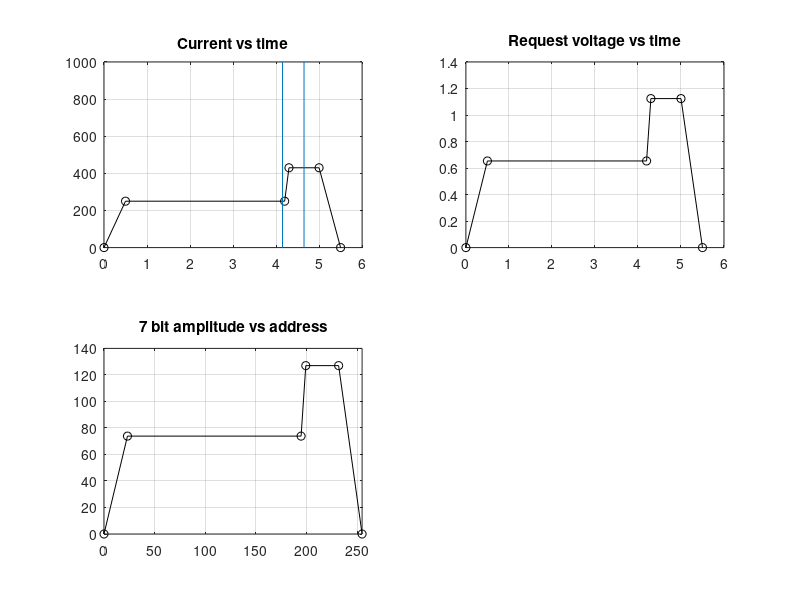

The MATLAB source for this figure:
% Programming the Wavetek SG
% clear all
% close all

RFpulseLength = 0.5;
RFStart = 4.15;
RFEnd = RFStart + RFpulseLength;

Ymax = 127;
Ymin = 0  ;

Xmin = 0  ;
Xmax = 255;

Ical = 382.6; % [A/V]

CurrentProgram = 10;

switch CurrentProgram
    case 8 
        I = [0,220 ,220 ,220  ,220  ,0];
        t = [0,0.5 ,4.2 ,4.4  ,5.5  ,6];
    case 9
        I = [0,220 ,220 ,310  ,310  ,0];
        t = [0,0.5 ,4.2 ,4.4  ,5.5  ,6];
    case 10
        I = [0,250 ,250 ,430  ,430  ,0  ];
        t = [0,0.5 ,4.2 ,4.3  ,5.0  ,5.5];
    case 11
        I = [0,220 ,220 ,440  ,440  ,0];
        t = [0,0.5 ,4.2 ,4.4  ,5.5  ,6];
    case 12
        I = [0,250 ,250 ,500  ,500  ,0];
        t = [0,0.5 ,4.2 ,4.4  ,5.5  ,6];
end

% Convert the desired current to voltge request level:
V = I/Ical;

% Convert request voltage and time to bits:
Y = V*(Ymax/max(V));
X = t*(Xmax/max(t));

% Plot data
figure
subplot(2,2,1)
hold on
plot(t,I,'ko-')
line([RFStart,RFStart],[0,1e3])
line([RFEnd,RFEnd],[0,1e3])
box on
title('Current vs time')
grid on

subplot(2,2,2)
plot(t,V,'ko-')
box on
title('Request voltage vs time')
grid on

subplot(2,2,3)
plot(X,Y,'ko-')
title('7 bit amplitude vs address')
xlim([Xmin,Xmax])
grid on

set(gcf,'color','w','Position',[600  60  500  550])
